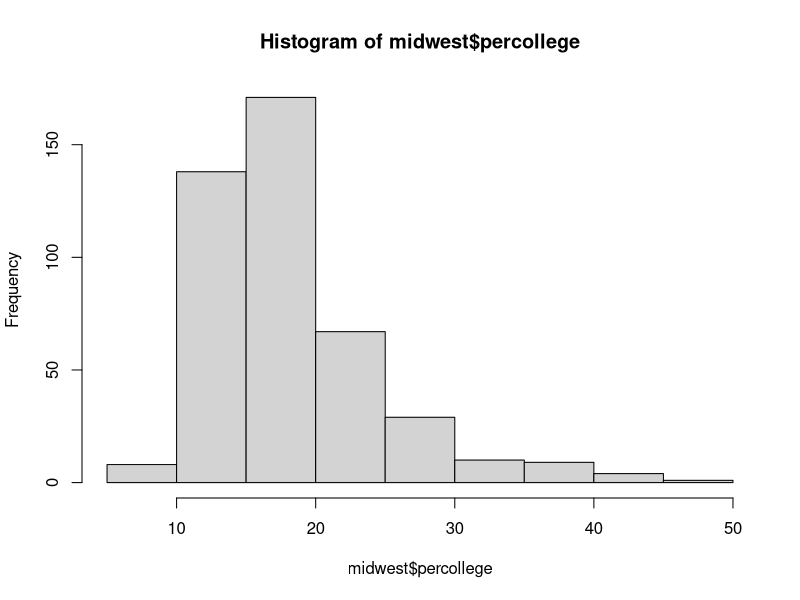
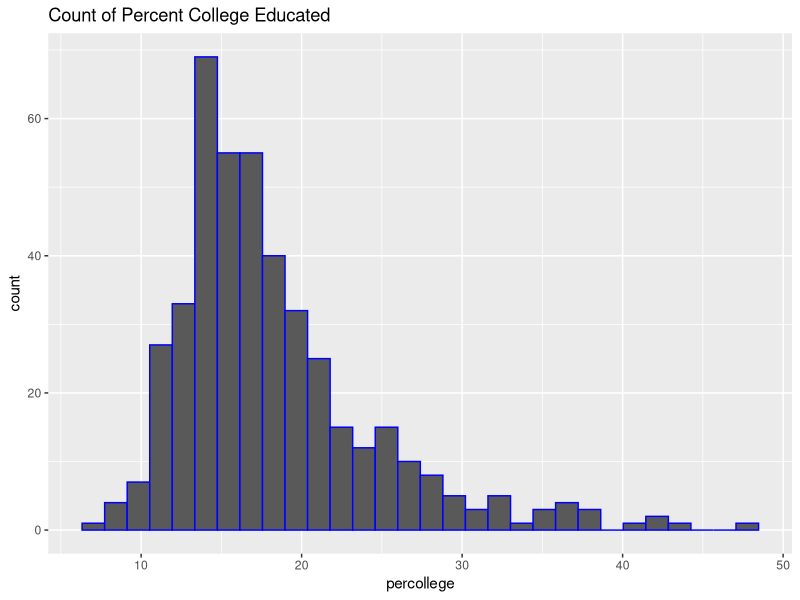
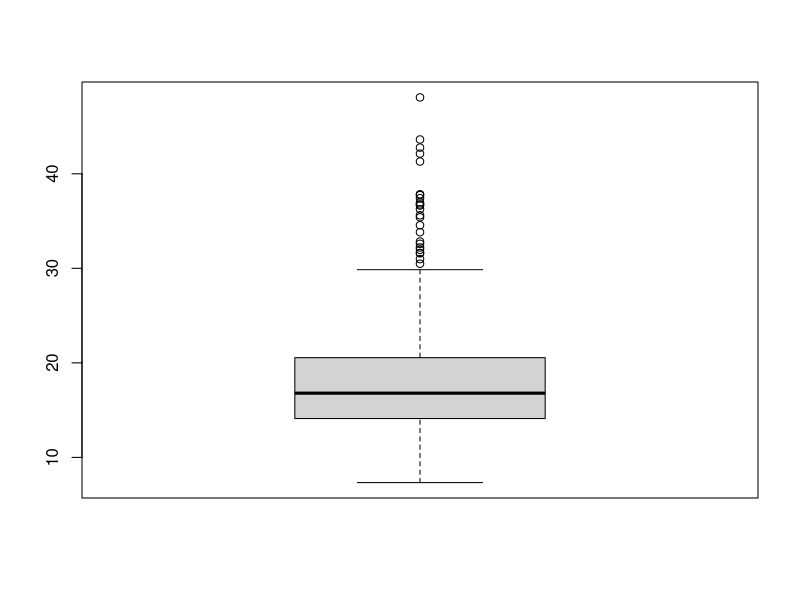
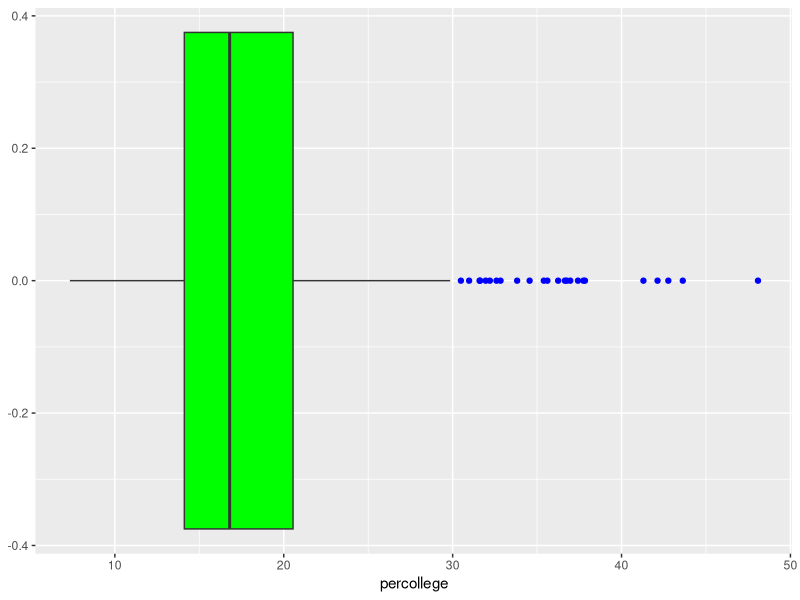
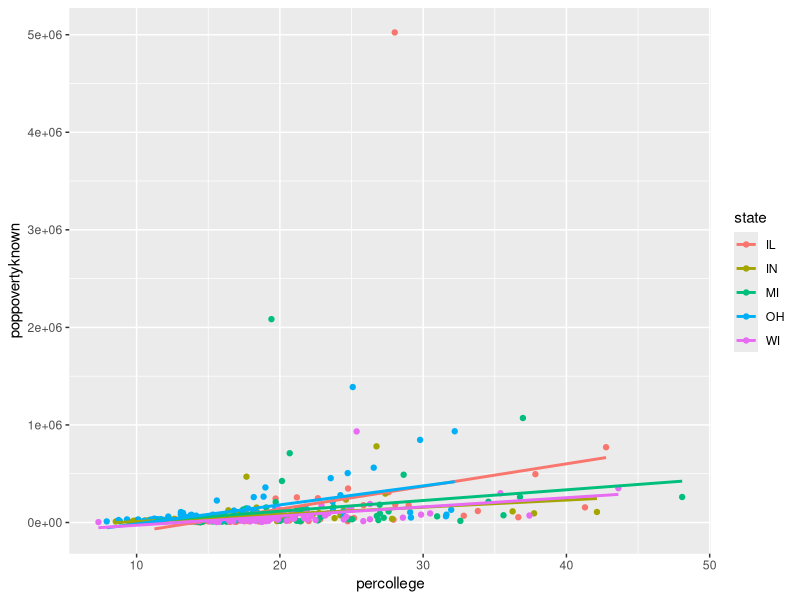

These figures' R source, in order:
## ---- chunk 1
library(tidyverse)
library(ggplot2)
library(glue)
## ---- chunk 2
?midwest
## ---- chunk 3
num_rows <- nrow(midwest)
num_cols <- ncol(midwest)

glue("There are {num_rows} rows and {num_cols} columns in the midwest dataset.")
## ---- chunk 4
library(dplyr)
midwest %>% select(where(is.character)) %>%
  glimpse()
## ---- chunk 5
d <- filter(midwest, county == "BOND", state == "IL")
population_amind <- d["popamerindian"]
population_amind$popamerindian
## ---- chunk 6
# in Base R
hist(midwest$percollege)
## ---- chunk 7
# in ggplot2
ggplot(data = midwest) +
  geom_histogram(mapping = aes(x=percollege), color = "blue") +
  ggtitle("Count of Percent College Educated")
## ---- chunk 8
#base r
boxplot(midwest$percollege)
## ---- chunk 9
# using ggplot2
ggplot(data = midwest) +
  geom_boxplot(mapping = aes(x=percollege), fill = "green", outlier.color = "blue")
## ---- chunk 10
summary(midwest$percollege)
## ---- chunk 11
sd(midwest$percollege)
## ---- chunk 12
sqrt(mean(midwest$percollege^2) - mean(midwest$percollege)^2)
## ---- chunk 13
mean(midwest$percollege)
## ---- chunk 14
IQR(midwest$percollege)
## ---- chunk 15
stem(midwest$percollege)
## ---- chunk 16
ggplot(data = midwest) +
  geom_point(mapping = aes(x=percollege, y=poppovertyknown, color=state)) +
  geom_smooth(mapping = aes(x=percollege, y=poppovertyknown, color=state), method=lm, se=FALSE)
